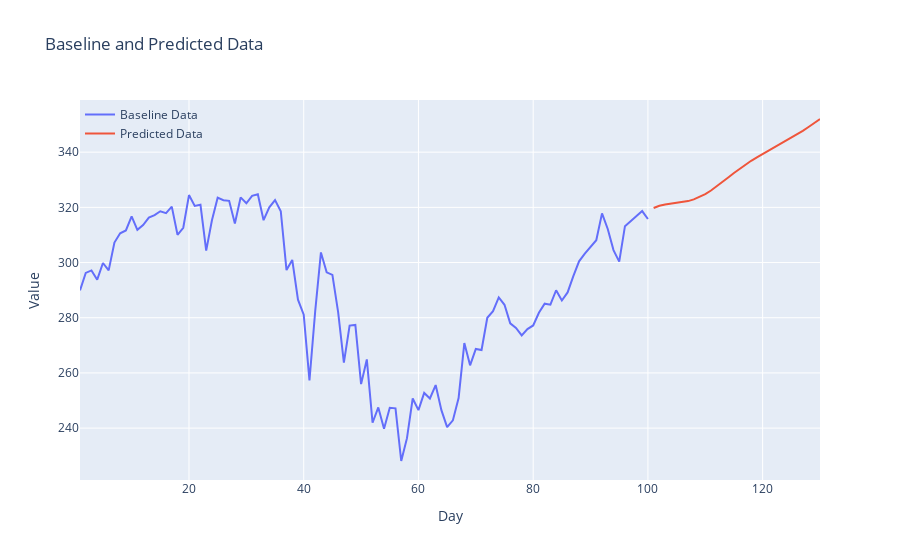

Notebook cell for this chart:
### Code cell
import plotly.graph_objects as go

# Assuming day_new, day_pred, df1, and lst_output are numpy arrays
# Inverse transform the data using the scaler
baseline_data = scaler.inverse_transform(df1[1158:])
predicted_data = scaler.inverse_transform(lst_output)

# Create a Plotly figure
fig = go.Figure()

# Add the baseline data
fig.add_trace(go.Scatter(
    x=day_new,
    y=baseline_data.flatten(),
    mode='lines',
    name='Baseline Data'
))

# Add the predicted data
fig.add_trace(go.Scatter(
    x=day_pred,
    y=predicted_data.flatten(),
    mode='lines',
    name='Predicted Data'
))

# Customize the layout
fig.update_layout(
    title="Baseline and Predicted Data",
    xaxis_title="Day",
    yaxis_title="Value",
    legend=dict(x=0, y=1, bgcolor='rgba(255,255,255,0)', bordercolor='rgba(0,0,0,0)'),
    template="plotly"
)

# Show the plot
fig.show()

### Figure 1 — Plotly figure (JSON) as saved in the notebook; plotly's stock layout.template omitted (floating-point values rounded to 4 significant figures)
{"data": [{"mode": "lines", "name": "Baseline Data", "type": "scatter", "x": [1, 2, 3, 4, 5, 6, 7, 8, 9, 10, 11, 12, 13, 14, 15, 16, 17, 18, 19, 20, 21, 22, 23, 24, 25, 26, 27, 28, 29, 30, 31, 32, 33, 34, 35, 36, 37, 38, 39, 40, 41, 42, 43, 44, 45, 46, 47, 48, 49, 50, 51, 52, 53, 54, 55, 56, 57, 58, 59, 60, 61, 62, 63, 64, 65, 66, 67, 68, 69, 70, 71, 72, 73, 74, 75, 76, 77, 78, 79, 80, 81, 82, 83, 84, 85, 86, 87, 88, 89, 90, 91, 92, 93, 94, 95, 96, 97, 98, 99, 100], "y": [289.9, 296.2, 297.1, 293.8, 299.8, 297.2, 307.2, 310.6, 311.6, 316.7, 311.9, 313.6, 316.3, 317.2, 318.6, 317.9, 320.2, 310.1, 312.6, 324.4, 320.5, 320.9, 304.3, 315.3, 323.5, 322.6, 322.4, 314.2, 323.6, 321.5, 324.2, 324.7, 315.4, 320, 322.6, 318.6, 297.3, 300.9, 286.5, 281.1, 257.3, 282.3, 303.7, 296.4, 295.5, 282, 263.8, 277.1, 277.4, 255.9, 264.9, 241.9, 247.5, 239.8, 247.4, 247.2, 228.1, 236.4, 250.8, 246.5, 252.8, 250.7, 255.6, 246.5, 240.3, 242.8, 250.9, 270.8, 262.7, 268.7, 268.3, 280, 282.4, 287.4, 284.7, 277.9, 276.3, 273.6, 275.9, 277.2, 281.8, 285.1, 284.7, 290.0, 286.2, 289.2, 295.1, 300.5, 303.2, 305.6, 308.1, 317.8, 312.1, 304.5, 300.4, 313.2, 315.0, 316.7, 318.7, 315.8]}, {"mode": "lines", "name": "Predicted Data", "type": "scatter", "x": [101, 102, 103, 104, 105, 106, 107, 108, 109, 110, 111, 112, 113, 114, 115, 116, 117, 118, 119, 120, 121, 122, 123, 124, 125, 126, 127, 128, 129, 130], "y": [319.8, 320.6, 321.0, 321.3, 321.6, 321.9, 322.3, 322.9, 323.7, 324.8, 326.1, 327.6, 329.2, 330.8, 332.4, 334.0, 335.5, 336.9, 338.1, 339.3, 340.5, 341.6, 342.7, 343.9, 345.1, 346.4, 347.7, 349.1, 350.6, 352.0]}], "layout": {"legend": {"bgcolor": "rgba(255,255,255,0)", "bordercolor": "rgba(0,0,0,0)", "x": 0, "y": 1}, "title": {"text": "Baseline and Predicted Data"}, "xaxis": {"title": {"text": "Day"}}, "yaxis": {"title": {"text": "Value"}}}}
